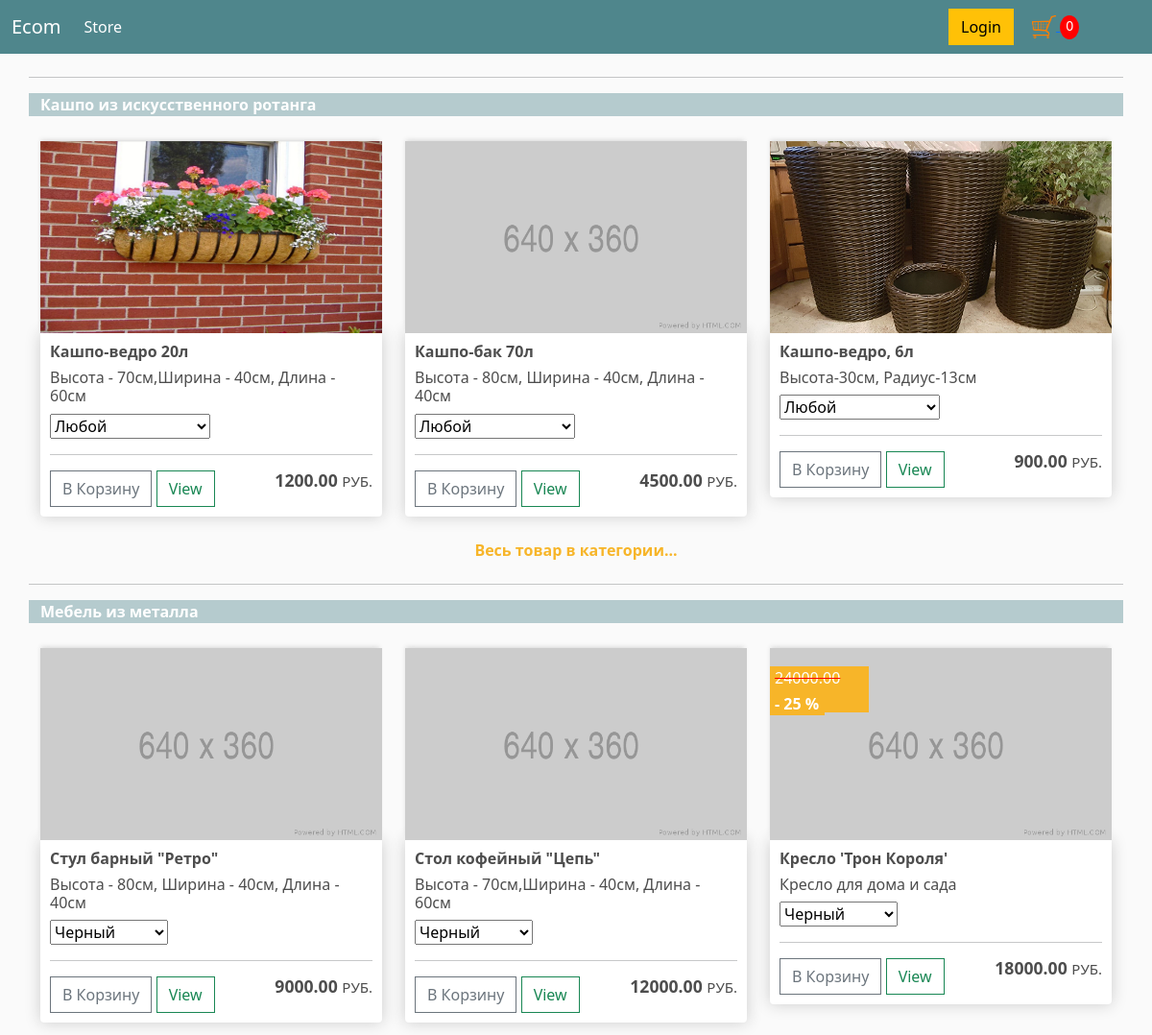
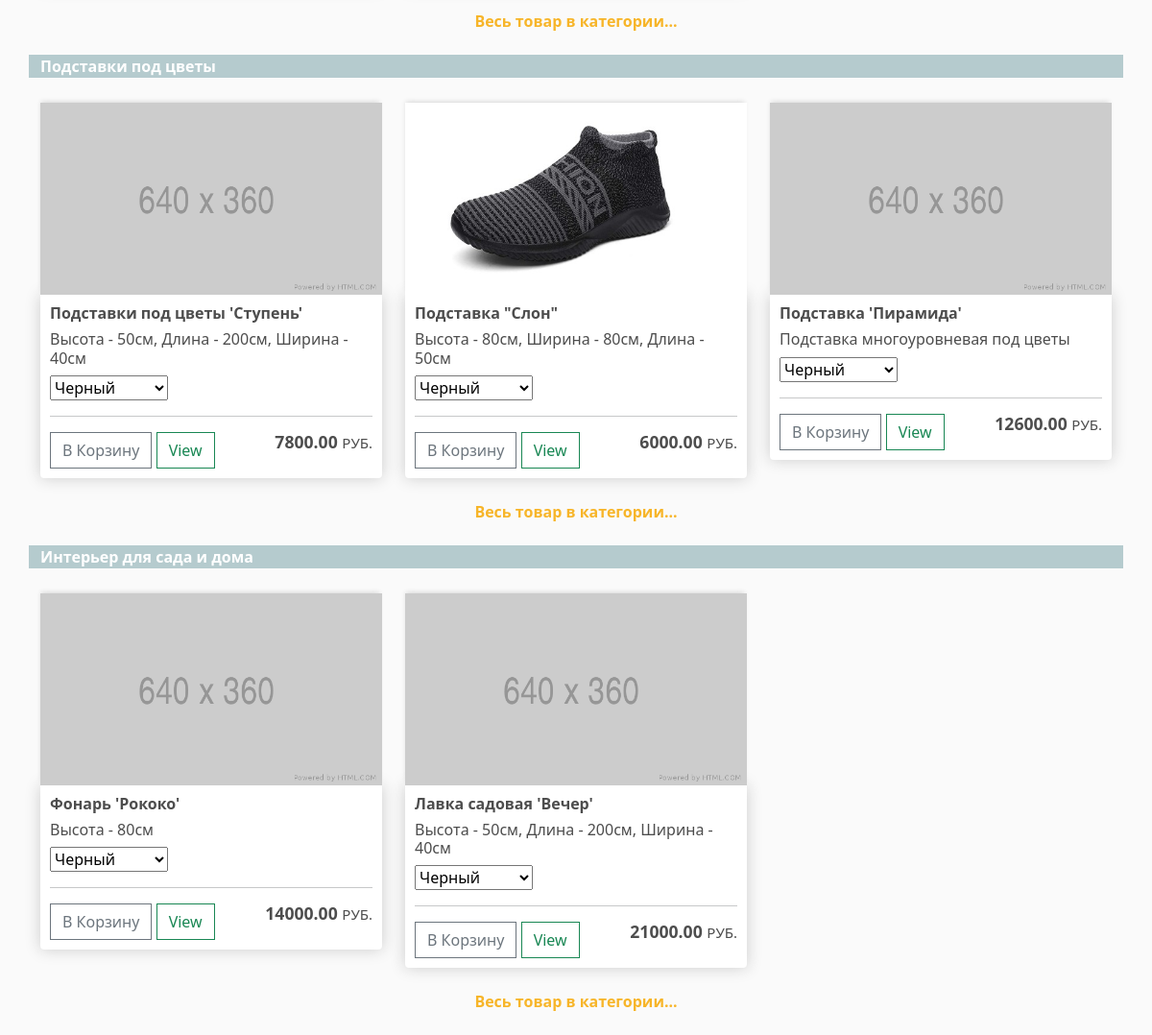
The app's page / (signed in) with its own data (2 pictures, top to bottom).
### store/models.py (models this page shows, shortened)
class Product(models.Model):
    name = models.CharField(max_length=200)
    price = models.FloatField()
    description = models.CharField(max_length=200,null=True, blank=True)
    is_active = models.BooleanField(default=False)
    image = models.ImageField(null=True, blank=True)
    category = models.ForeignKey(Category, on_delete=models.PROTECT)
    digital = models.BooleanField(default=False,null=True,blank=False)
    discount = models.IntegerField(default=0,null=True,blank=False)
    price_without_discount = models.FloatField(null=True,blank=False)
    @property
    def imageURL(self):
        try:
            url = self.image.url
        except:
            url='../../img/placeholder.png'
        return url

### store/views.py (the view)
# urls.py: path('',views.store, name='store'),
def store(request):
    if request.user.is_authenticated:
        data = utils.cartData(request)
        cartItems = data['cartItems']
    else:
        cookiesCart = utils.cookiesCart(request)
        cartItems = cookiesCart['cartItems']
    csrf_token = get_token(request)
    products_kashpo = Product.objects.all().filter(is_active=True, category=1)[:3]
    products_rack = Product.objects.all().filter(is_active=True, category=3)[:3]
    products_metal_furniture = Product.objects.all().filter(is_active=True, category=2)[:3]
    products_interior = Product.objects.all().filter(is_active=True, category=4)[:3]
    products_kashpo_category_id = 1
    products_rack_category_id = 3
    products_metal_furniture_category_id = 2
    products_interior_category_id = 4
    return render(request, 'store/store.html', locals())

### store/models.py (called while the page is built)
    @property
    def get_cart_items(self):
        orderitems = self.orderitem_set.all()
        total = sum([item.quantity for item in orderitems])
        return total

### store/utils.py (called while the page is built)
def cartData(request,shipping=False):
    customer = request.user.customer
    order, created = Order.objects.get_or_create(customer=customer, complete=False)
    items = order.orderitem_set.all()
    cartItems = order.get_cart_items
    return{'items': items, 'order': order, 'cartItems': cartItems, 'shipping': shipping}

### store/templates/store/store.html
{% extends 'store/main.html' %}
{% load static %}
{% block content %}
<div class="row">
    <hr>
    <p class="category-title">Кашпо из искусственного ротанга</p>
    {% for p in products_kashpo %}
        {% include "./product-item-category.html" %}
    {% endfor %}
    <div class="open-category"><a href="{% url 'get_by_category' pk=products_kashpo_category_id %}"> Весь товар в категории...</a></div>
    <hr>
    <p class="category-title">Мебель из металла</p>
    {% for p in products_metal_furniture %}
        {% include "./product-item-category.html" %}
    {% endfor %}
    <div class="open-category"><a href="{% url 'get_by_category' pk=products_metal_furniture_category_id %}">Весь товар в категории...</a></div>
    <p class="category-title">Подставки под цветы</p>
    {% for p in products_rack %}
        {% include "./product-item-category.html" %}
    {% endfor %}
    <div class="open-category"><a href="{% url 'get_by_category' pk=products_rack_category_id %}">Весь товар в категории...</a></div>
    <p class="category-title">Интерьер для сада и дома</p>
    {% for p in products_interior %}
        {% include "./product-item-category.html" %}
    {% endfor %}
    <div class="open-category"><a href="{% url 'get_by_category' pk=products_interior_category_id %}">Весь товар в категории...</a></div>
</div>
{% endblock content %}

### store/templates/store/product-item-category.html (shortened to what this page needs)
{% load static %}
<div class="col-lg-4 product-cart">
    <img class="thumbnail product-image" src="{{ p.imageURL}}">
    {% if p.discount %}
    <div class="discount-price-container">
            {{ p.price_without_discount|floatformat:2 }} руб.
    </div>
    <div class="discount-container">
        <span>- {{p.discount}} %</span>
    </div>
    {% endif %}
    <div class="box-element product">
        <h6><strong>{{ p.name }}</strong></h6>
        <h6>{{ p.description }}</h6>
        {% if p.category.id == 1 %}
        <p><select id="color_{{ p.id }}" name="color">
            <option value="Любой">Любой</option>
        </select></p>
        {% else %}
        <p><select id="color_{{ p.id }}" name="color">
            <option value="Черный">Черный</option>
        </select></p>
        {% endif %}
        <hr>
        <button data-product="{{ p.id }}" data-action='add' class="btn btn-outline-secondary add-btn update-cart">В
            Корзину
        </button>
        <a class="btn btn-outline-success" href="#">View</a>
        <h4 style="display: inline-block; float: right"><strong>{{ p.price|floatformat:2 }} </strong><span class="carrency">РУБ.</span></h4>
    </div>
</div>

### static/css/main.css (style rules this page uses)
body { background-color: hsl(0, 0%, 98%); }
h1,h2,h3,h4,h5,h6 { color:hsl(0, 0%, 30%); }
.box-element { box-shadow:hsl(0, 0%, 80%) 0 0 16px; background-color: #fff; border-radius: 4px; padding: 10px; }
.thumbnail { width: 100%; height: 200px; -webkit-box-shadow: -1px -3px 5px -2px rgba(214,214,214,1); -moz-box-shadow: -1px -3px 5px -2px rgba(214,214,214,1); box-shadow: -1px -3px 5px -2px rgba(214,214,214,1); }
.product { border-radius: 0 0 4px 4px; }
.col-lg-4, .col-lg-6, .col-lg-8, .col-lg-12 { margin-top: 10px; }
.btn { border-radius: 0; }
.category-title { background:rgba(79,134,140,0.4); font-weight: 700; color:#FFFFFF; }
@media (min-width: 1186px) { .product { height:auto; } }
@media (min-width: 1186px) { h4 { font-size: 1.1em; } }
@media (min-width: 1186px) { .carrency { font-size: 15px; } }
.discount-container { position:absolute; top:12%; background:#F7B529; width:15%; color:white; font-weight:700; padding-left:5px }
.discount-price-container { position:absolute; top:5%; background:#F7B529; width:27%; color:white; font-weight:300; padding-left:5px; text-decoration: line-through red; }
.product-cart { position:relative; }
.open-category { text-align: center; vertical-align: middle; line-height: 70px; }
.open-category > a { text-decoration:none; color:#F7B529; font-weight:600; }

### records on screen
Product: imageURL (picture), name "Кашпо-ведро 20л", description "Высота - 70см,Ширина - 40см, Длина - 60см", color "Любой", price "1200.00"
Product: name "Кашпо-бак 70л", description "Высота - 80см, Ширина - 40см, Длина - 40см", color "Любой", price "4500.00"
Product: imageURL (picture), name "Кашпо-ведро, 6л", description "Высота-30см, Радиус-13см", color "Любой", price "900.00"
Product: name "Стул барный \"Ретро\"", description "Высота - 80см, Ширина - 40см, Длина - 40см", color "Черный", price "9000.00"
Product: name "Стол кофейный \"Цепь\"", description "Высота - 70см,Ширина - 40см, Длина - 60см", color "Черный", price "12000.00"
Product: price_without_discount "24000.00", discount "25", name "Кресло 'Трон Короля'", description "Кресло для дома и сада", color "Черный", price "18000.00"
Product: name "Подставки под цветы 'Ступень'", description "Высота - 50см, Длина - 200см, Ширина - 40см", color "Черный", price "7800.00"
Product: imageURL (picture), name "Подставка \"Слон\"", description "Высота - 80см, Ширина - 80см, Длина - 50см", color "Черный", price "6000.00"
Product: name "Подставка 'Пирамида'", description "Подставка многоуровневая под цветы", color "Черный", price "12600.00"
Product: name "Фонарь 'Рококо'", description "Высота - 80см", color "Черный", price "14000.00"
Product: name "Лавка садовая 'Вечер'", description "Высота - 50см, Длина - 200см, Ширина - 40см", color "Черный", price "21000.00"

### other values on screen
{{ cartItems }} "0"
